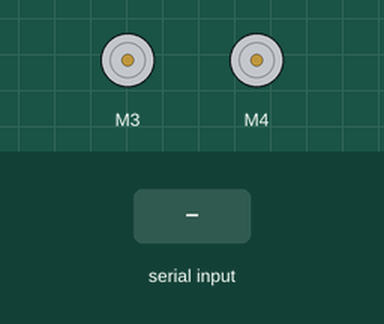
The sketch below on a simulated Arduino Uno, built with avr-gcc and run on an emulated ATmega328P. Parts: 2 × DC motor (green arrow = forward, orange = backward, longer = faster). The inputs (shaded band) are chosen by the test bench.

Above: at 1.2 s.
1.3 s: "W" received over Serial
At 2.5 s:
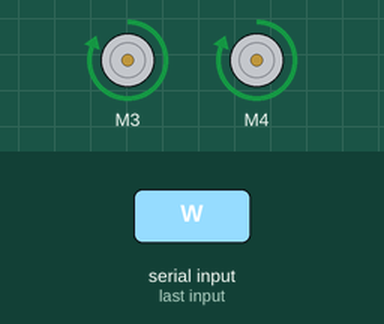
2.8 s: "S" received over Serial
At 3.7 s:
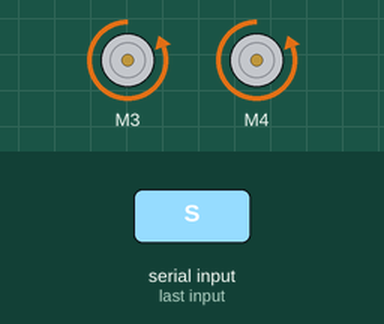
4.3 s: "A" received over Serial
At 4.9 s:
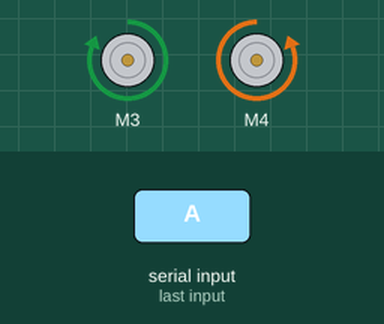
5.8 s: "D" received over Serial
At 7.0 s:
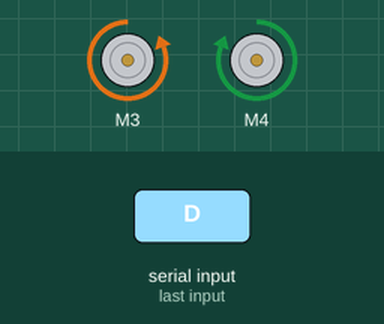
7.3 s: "E" received over Serial
At 8.3 s:
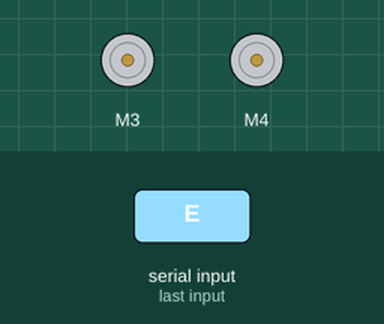
Timing chart, 0 to 9.8 s (numbered marks = the images above; inputs shaded):
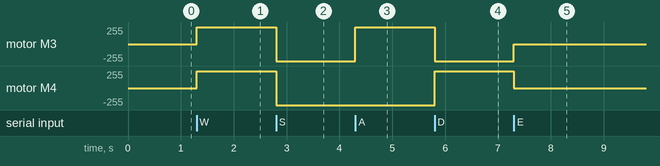

Measured:
- after the input at 1.3 s, motor M3, motor M4: stopped → forward 255/255 at once
- after the input at 2.8 s, motor M3, motor M4: forward 255/255 → backward 255/255 at once
- after the input at 4.3 s, motor M3: backward 255/255 → forward 255/255 at once
- after the input at 5.8 s, motor M3: forward 255/255 → backward 255/255 at once; motor M4: backward 255/255 → forward 255/255 at once
- after the input at 7.3 s, motor M3: backward 255/255 → stopped at once; motor M4: forward 255/255 → stopped at once

The sketch:

CAR_Code.ino
```cpp
#include <AFMotor.h>

// Selecionando os motores de acordo com o posicionamento na ponte H.
AF_DCMotor motor1(3);
AF_DCMotor motor2(4);

// Variável global para indicar a direção fornecida pelo app.
char direcao;

void setup() {
  // Indicando a velocidade máxima dos motores.
  motor1.setSpeed(255);
  motor2.setSpeed(255);

  // Para receber as direções fornecidas atraves do módulo bluetooth.
  Serial.begin(9600);
}

// Move o carro para frente.
void car_front(){
   motor1.run(FORWARD);
   motor2.run(FORWARD);
}

// Move o carro para trás.
void car_back(){
   motor1.run(BACKWARD);
   motor2.run(BACKWARD);
}

// Move o carro para a esquerda.
void car_left(){
   motor1.run(FORWARD);
   motor2.run(BACKWARD);
}

// Move o carro para a direita.
void car_right(){
   motor1.run(BACKWARD);
   motor2.run(FORWARD);
}

// Para o carro.
void car_stop(){
   motor1.run(RELEASE);
   motor2.run(RELEASE);
}

void loop() {
  // Variável que armazena a direção fornecida pelo usuário.
  direcao = Serial.read();

  // Condições para mover o carro de acordo com a direção selecionada atraves do app.
  if(direcao == 'W'){
     car_front();
  } else if(direcao == 'S'){
     car_back();
  } else if(direcao == 'A'){
    car_left();
  } else if(direcao == 'D'){
     car_right();
  } else if(direcao == 'E'){
     car_stop();
  }
}
```
